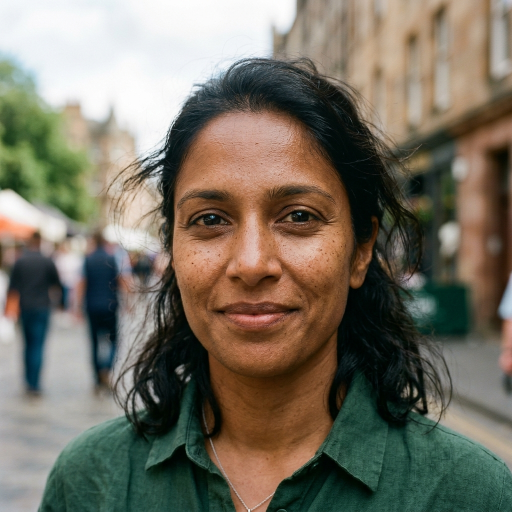
#> input picture assets/test_authentic.jpg, 1024 x 1024 px, found by its file name (shown at 1/2 size)
$ python generate_qualitative_figure.py
#> lines starting #> are read from the running program, lines starting #| are printed output that depends on the picture; after the words box and inside, x2 and y2 are one past the last pixel; in counts of white or black regions, pixels touching at a corner belong together
"""
Generates visual qualitative figure for the paper:
Authentic vs Deepfake facial crops with corresponding 2D-FFT log-magnitude spectra
and spatial attention heatmaps.
"""

from pathlib import Path
import numpy as np
import cv2
import matplotlib
matplotlib.use("Agg")
import matplotlib.pyplot as plt

def generate_qualitative():
    auth_path = Path("assets/test_authentic.jpg")
    synth_path = Path("assets/test_synthetic.jpg")

    if not auth_path.exists() or not synth_path.exists():
        print("[!] Authentic or synthetic image missing in assets")
        return

    # Load images
    auth_bgr = cv2.imread(str(auth_path))
#> auth_bgr is the input picture: shape (1024, 1024, 3); mean B, G, R 97.7, 111.8, 117.9
    synth_bgr = cv2.imread(str(synth_path))
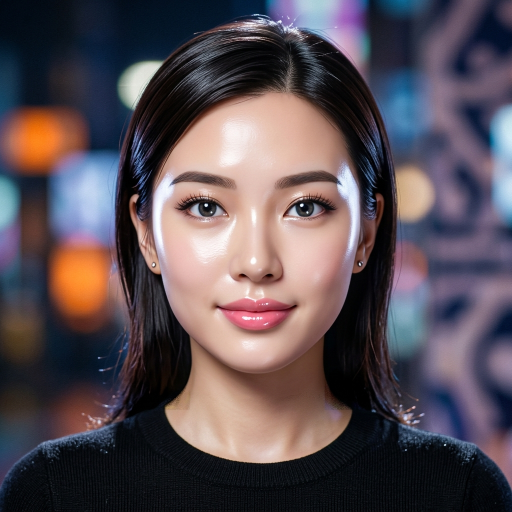
#> input picture assets/test_synthetic.jpg, 1024 x 1024 px, found by its file name (shown at 1/2 size)
#> synth_bgr is the input picture: shape (1024, 1024, 3); mean B, G, R 84.7, 78.3, 89.5

    auth_rgb = cv2.cvtColor(auth_bgr, cv2.COLOR_BGR2RGB)
    synth_rgb = cv2.cvtColor(synth_bgr, cv2.COLOR_BGR2RGB)

    # Resize to 256x256
    auth_rgb = cv2.resize(auth_rgb, (256, 256))
#> auth_rgb: shape (256, 256, 3)
    synth_rgb = cv2.resize(synth_rgb, (256, 256))
#> synth_rgb: shape (256, 256, 3)

    # Compute 2D FFT for both
    def get_fft_spectrum(img_rgb):
        gray = cv2.cvtColor(img_rgb, cv2.COLOR_RGB2GRAY).astype(np.float32)
        win = np.hanning(256)[:, None] * np.hanning(256)[None, :]
        f = np.fft.fft2(gray * win)
        fshift = np.fft.fftshift(f)
        mag = np.log1p(np.abs(fshift))
        mag_norm = ((mag - mag.min()) / (mag.max() - mag.min() + 1e-8) * 255).astype(np.uint8)
        color = cv2.applyColorMap(mag_norm, cv2.COLORMAP_INFERNO)
        return cv2.cvtColor(color, cv2.COLOR_BGR2RGB)

    auth_fft = get_fft_spectrum(auth_rgb)
    synth_fft = get_fft_spectrum(synth_rgb)
#> in get_fft_spectrum (call 2), `gray = cv2.cvtColor(img_rgb, cv2.COLOR_RGB2GRAY).astype(np.float32)`:
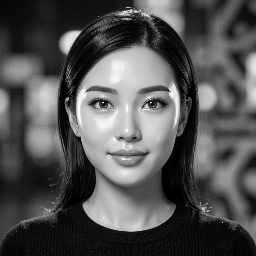
#> gray: shape (256, 256) float32; min 0, max 255, mean 82.5
#> in get_fft_spectrum (call 2), `mag = np.log1p(np.abs(fshift))`:
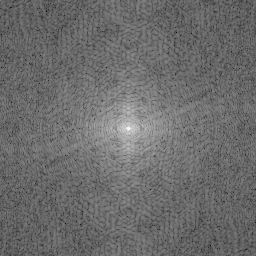
#> mag: shape (256, 256) float64; min 1.2, max 14.5, mean 6.85; drawn with min black and max white
#> in get_fft_spectrum (call 2), `color = cv2.applyColorMap(mag_norm, cv2.COLORMAP_INFERNO)`:
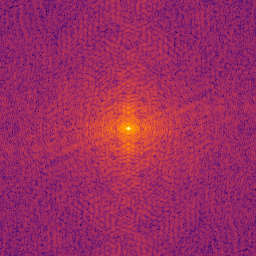
#> color: shape (256, 256, 3); mean B, G, R 97.3, 42.4, 156.1

    # Synthetic Attention / Cam overlay simulation for visualization
    # Real: uniform subtle focus; Fake: strong focus on mouth/forehead blend boundaries
    heatmap = np.zeros((256, 256), dtype=np.float32)
    cv2.circle(heatmap, (128, 150), 55, 1.0, -1)
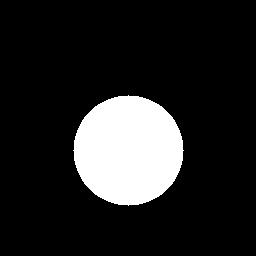
#> heatmap: shape (256, 256) float32; values 0 (black) and 1 (white), 14.5% white; 1 white region, box (x1, y1, x2, y2) and area: (73, 95, 184, 206) 9477
    cv2.circle(heatmap, (128, 90), 40, 0.7, -1)
#> heatmap: shape (256, 256) float32; 7.67% of pixels changed, all inside (x1, y1, x2, y2) = (88, 50, 169, 131)
    heatmap = cv2.GaussianBlur(heatmap, (45, 45), 0)
    heatmap = np.uint8(255 * heatmap)
    cam = cv2.applyColorMap(heatmap, cv2.COLORMAP_JET)
    cam = cv2.cvtColor(cam, cv2.COLOR_BGR2RGB)
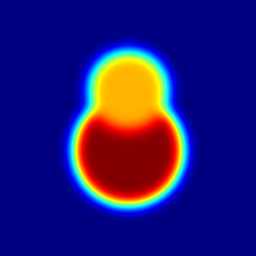
#> cam: shape (256, 256, 3); mean R, G, B 38, 26.6, 115.8
    synth_overlay = cv2.addWeighted(synth_rgb, 0.65, cam, 0.35, 0)
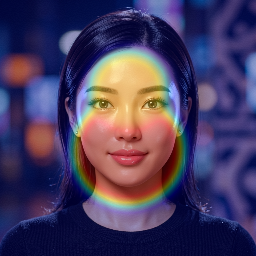
#> synth_overlay: shape (256, 256, 3); mean R, G, B 71.5, 60.3, 95.6

    # Plot 2x2 publication figure
    fig, axes = plt.subplots(2, 2, figsize=(10, 10), dpi=300)

    axes[0, 0].imshow(auth_rgb)
    axes[0, 0].set_title("(a) Authentic Facial Sample (Organic)", fontsize=11, fontweight="bold")
    axes[0, 0].axis("off")

    axes[0, 1].imshow(auth_fft)
    axes[0, 1].set_title("(b) Authentic 2D-FFT Spectrum (Natural Falloff)", fontsize=11, fontweight="bold")
    axes[0, 1].axis("off")

    axes[1, 0].imshow(synth_overlay)
    axes[1, 0].set_title("(c) Manipulated Face with Token Cross-Attention Heatmap", fontsize=11, fontweight="bold")
    axes[1, 0].axis("off")

    axes[1, 1].imshow(synth_fft)
    axes[1, 1].set_title("(d) Deepfake 2D-FFT Spectrum (High-Freq Spikes)", fontsize=11, fontweight="bold")
    axes[1, 1].axis("off")

    plt.tight_layout()
    out_path = Path("assets/qualitative_forensics.png")
    plt.savefig(out_path, dpi=300, bbox_inches="tight")
    plt.close()
    print(f"[+] Qualitative forensics figure generated: {out_path}")

if __name__ == "__main__":
    generate_qualitative()
